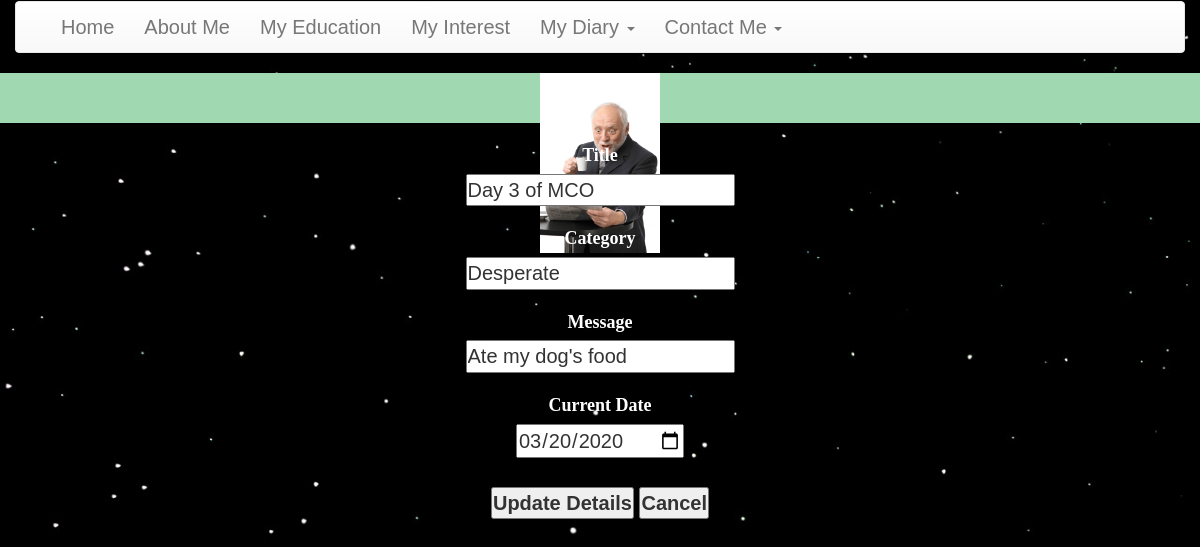
The page /cms/edit_diary.php?edit_id=1 on the database its author committed.
### tables this page shows
CREATE TABLE IF NOT EXISTS `se_1703648_diary` (
  `id` int(11) NOT NULL AUTO_INCREMENT,
  `Title` varchar(255) DEFAULT NULL,
  `Category` varchar(255) DEFAULT NULL,
  `Message` text DEFAULT NULL,
  `CurrentDate` date DEFAULT current_timestamp(),
  `status` enum('0','1') DEFAULT NULL,
  PRIMARY KEY (`id`)
);

### cms/edit_diary.php (the view, shortened to what this page needs)
<?php include 'include/header.php'; ?>
<?php include 'include/nav.php'; ?>
<?php
include_once 'dbconfig.php';
if(isset($_GET['edit_id']))
{
 $sql_query="SELECT * FROM se_1703648_diary WHERE id=".$_GET['edit_id'];
 $result_set=mysqli_query($con,$sql_query);
 $fetched_row=mysqli_fetch_array($result_set,MYSQLI_ASSOC);
}
  ?>
<!DOCTYPE html PUBLIC "-//W3C//DTD XHTML 1.0 Transitional//EN" "http://www.w3.org/TR/xhtml1/DTD/xhtml1-transitional.dtd">
<html xmlns="http://www.w3.org/1999/xhtml">
<head>
<link rel="stylesheet" href="style.css" type="text/css" />
</head>
<body>
<center>
<div id="header">
 <div id="content">
<img src="/img/try.jpg" width=10%> </>
    </div>
</div>
<div class="form-container">
    <form method="post" enctype="multipart/form-data" >
            <div class="input-row">
                <label style="padding-top: 20px; color: white; font-size: 18px; font-family: Verdana;">Title</label> <br /> <input
                    type="text" class="input-field" name="Title"
                    id="Title"  value="<?php echo $fetched_row['Title'] ?>"/>
            </div>
            <div class="input-row">
                <label style="padding-top: 20px; color: white; font-size: 18px; font-family: Verdana;">Category</label> <br /> <input
                    type="text" class="input-field" name="Category"
                    id="Category" value="<?php echo $fetched_row['Category'] ?>"/>
            </div>
            <div class="input-row">
                <label style="padding-top: 20px; color: white; font-size: 18px; font-family: Verdana;">Message</label> <br /> <input
                    type="text" class="input-field" name="Message"
                    id="Message" value="<?php echo $fetched_row['Message'] ?>"/>
            </div>
            <div class="input-row">
                <label style="padding-top: 20px; color: white; font-size: 18px; font-family: Verdana;">Current Date</label> <br /> <input
                    type="date" class="input-field" name="CurrentDate"
                    id="CurrentDate" value="<?php echo $fetched_row['CurrentDate'] ?>"/>
            </div>
<br>
<button type="submit" name="btn-update"><strong>Update Details</strong></button>
    <button type="submit" name="btn-cancel"><strong>Cancel</strong></button>
    </form>
    </div>
<br>
</center>
</body>
</html>

### cms/css/styles.css (style rules this page uses)
* { margin:0; padding:0; }
body { background:#f9f9f9; font-family:"Courier New", Courier, monospace; }
#header { width:100%; height:50px; background:#A0D8B1; color:#f9f9f9; font-family:"Lucida Sans Unicode", "Lucida Grande", sans-serif; font-size:35px; text-align:center; }

### lab7_crud/style.css (style rules this page uses)
body { font-family: "Trebuchet MS", Arial, Helvetica, sans-serif; border-collapse: collapse; width: 100%; font-size: 20px; }

### cms/include/nav.php (style rules this page uses)
body { background-image: url("img/dark.jpg"); background-repeat: no-repeat; background-size: cover; }

### rows shown on the page
se_1703648_diary: Title "Day 3 of MCO", Category "Desperate", Message "Ate my dog's food", CurrentDate "03/20/2020"
